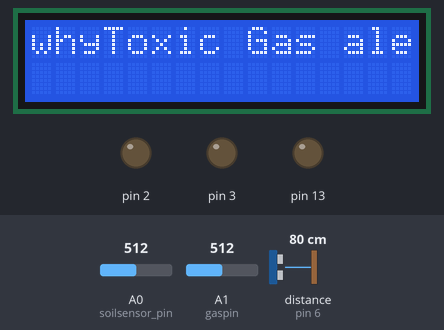
Simulated run of this sketch. Board: Arduino Uno, built with avr-gcc and run on an emulated ATmega328P. On the bench: 16×2 character LCD, output pins drawn as LEDs (lit = HIGH). Wiring (inferred from the names in the program): ultrasonic range finder: trigger pin 5; echo pin 6. The test bench sets the inputs (shaded band); at power-on: A1 (gaspin) = 512, distance to the obstacle (sensor on pin 6) 80 cm, A0 (soilsensor_pin) = 512. The echo pulse lasts 58.3 µs per cm; pins used as bus, display or sensor lines are not drawn; what the sketch prints to the serial monitor is not drawn.

Above: at 1.2 s.
1.3 s: A1 (gaspin) set to 318
5.5 s: A1 (gaspin) set to 292
7.7 s: distance to the obstacle (sensor on pin 6) set to 12 cm
At 8.8 s:
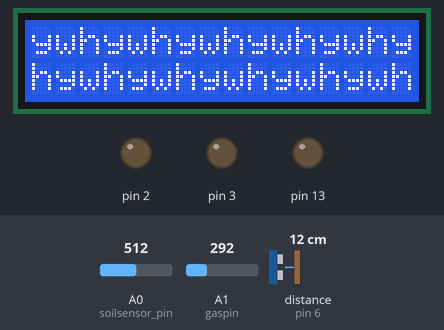
11.9 s: distance to the obstacle (sensor on pin 6) set to 9 cm
At 12.7 s:
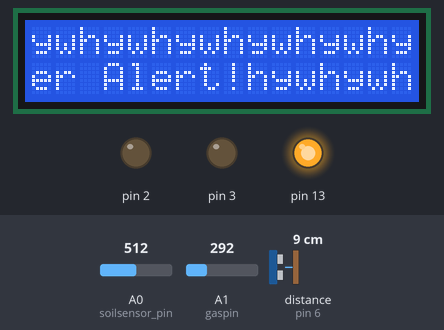
At 13.6 s:
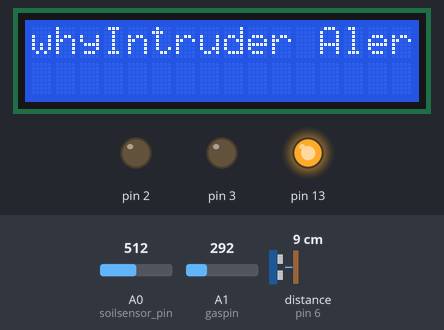
14.4 s: A0 (soilsensor_pin) set to 804
16.1 s: A0 (soilsensor_pin) set to 834
At 17.8 s:
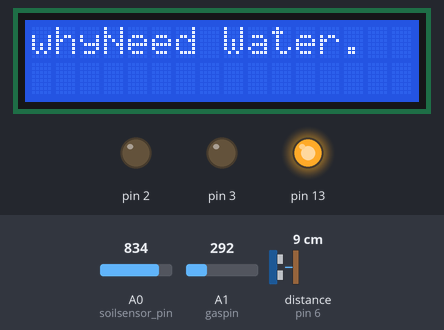
Timing chart, 0 to 19.5 s (numbered marks = the images above; inputs shaded):
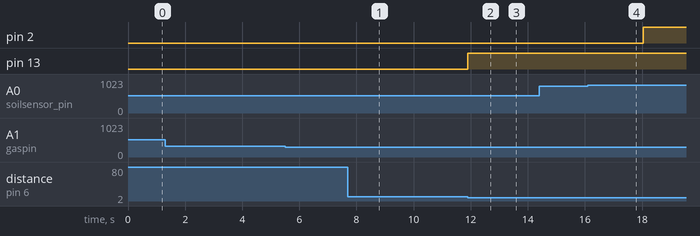

Measured:
- the behaviour switches between 11 and 10 cm on distance to the obstacle (sensor on pin 6) (found by bisection; images 1 and 2)
- the behaviour switches between 818 and 819 on A0 (soilsensor_pin) (found by bisection; images 3 and 4)
- after the input at 11.9 s, pin 13: LOW → HIGH at once; the display: changes at once (image 2)
- after the input at 16.1 s, pin 2: LOW → HIGH after 1.9 s; the display: first differs from a run without the input after 0.92 s (image 4)
- what the display in image 2 shows lasts 1.0 s, from 11.9 s to 12.9 s

The sketch:

cse341.ino
```cpp
#include <LiquidCrystal_I2C.h>
LiquidCrystal_I2C lcd(0x27, 16, 2);
const int soilsensor_pin = A0;
const int gaspin=A1;
const int trigPin = 5;
const int echoPin = 6;
int distance;
long duration;
void setup() {
//lcd
  lcd.init(); // initialize the lcd
  lcd.backlight();
  Serial.begin(115200);
  //soil
  pinMode(2,OUTPUT);
  digitalWrite(2,LOW);
  pinMode(3,OUTPUT);
  digitalWrite(3,LOW);

  //gas
  pinMode(gaspin,INPUT);
  pinMode(13,OUTPUT);
  //sonar
  pinMode(trigPin, OUTPUT);
  pinMode(echoPin, INPUT);
  digitalWrite(13,LOW);


}

void loop() {
  lcd.print("why");
  float moisture_percentage;
  float gasvalue;
  int soilsensor_analog;
  soilsensor_analog = analogRead(soilsensor_pin);
  moisture_percentage = ( 100 - ( (soilsensor_analog/1023.00) * 100 ) );
  //Serial.print("Moisture Percentage = ");
  //Serial.print(moisture_percentage);
  //Serial.print("%\n\n");
  //Serial.print("Moisture Percentage = " + String(moisture_percentage) + "\n");
  if(moisture_percentage<20){
    lcd.print("Need Water.");
    delay(1000) ;
    lcd.clear();
    lcd.print("Watering plants.");
    lcd.clear();
    digitalWrite(2,HIGH);
 }
  else if(moisture_percentage>55)
  {
    digitalWrite(2,LOW);
    lcd.print("Stop Watering.");
    delay(1000);
    lcd.clear();
  }
  //=============================================================================


  gasvalue=analogRead(gaspin);
//Serial.print("Gas value=");
//Serial.print(gasvalue);
//Serial.print("Gas value=" + String(gasvalue)+ "\n");
if (analogRead(gaspin) > 310) {
      lcd.print("Toxic Gas alert!");
      delay(1000);
      lcd.clear();

   }
   //========================================================================
  digitalWrite(trigPin, LOW);
  delayMicroseconds(2);
  digitalWrite(trigPin, HIGH);
  delayMicroseconds(10);
  digitalWrite(trigPin, LOW);
  // Reads the echoPin, returns the sound wave travel time in microseconds
  duration = pulseIn(echoPin, HIGH);
  // Calculating the distance
  distance = duration * 0.034 / 2;
  //Serial.print("Distance: ");
  //Serial.println(distance);
  Serial.println("Moisture Percentage = " + String(moisture_percentage) + "|  Gas value= " + String(gasvalue)+ + "|  Distance= " + String(distance)+ "\n");
  if(distance<10 && distance>0){

     digitalWrite(13,HIGH);
     lcd.print("Intruder Alert!");
      delay(1000);
      lcd.clear();
   } else {
       digitalWrite(13,LOW);
   }

}
```
